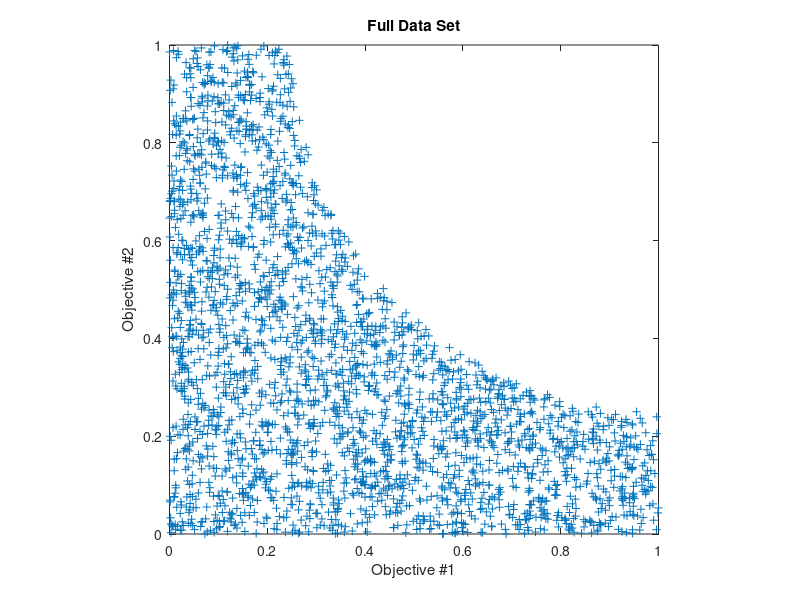
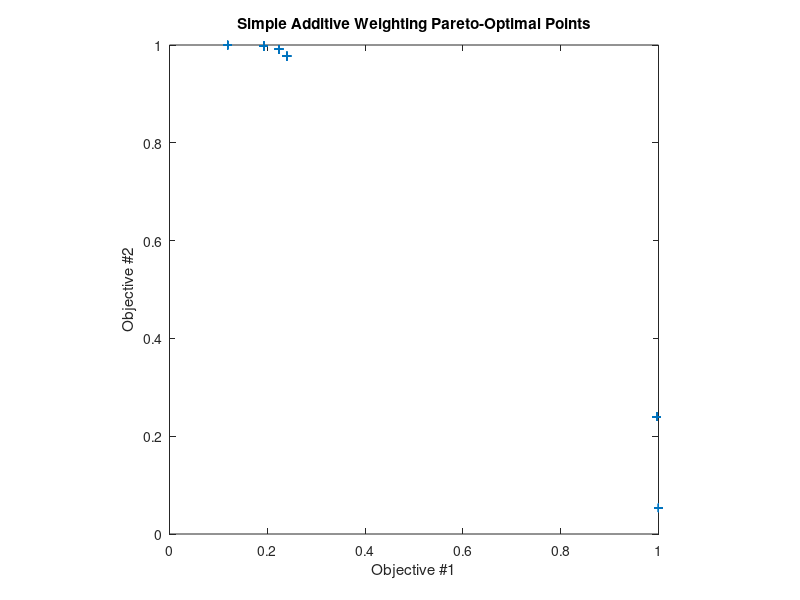
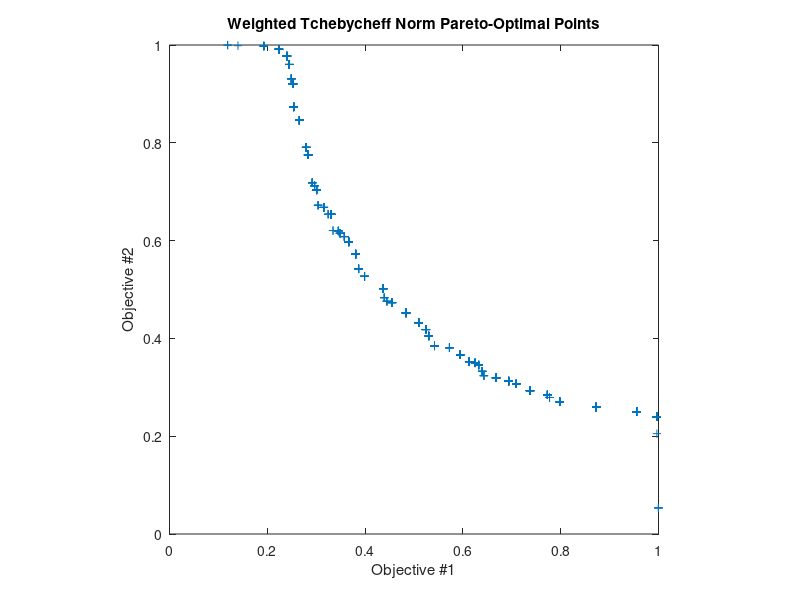

The MATLAB source for these figures, in order:
%TCHEBYCHEFF_TEST provides a proof of concept example of how the simple 
%additive weighting (L1 norm) scheme for a multi-attribute problem is
%flawed compared to the Tchebycheff (infinity) norm, which will identify
%all Pareto-optimal points under varying weights -- even for concave Pareto
%frontiers.
%
%Jarret Lafleur, NASA JSC/EG5, May 2010

%Initialize rand seed (for consistency)
rand('state',0);

y = rand(5000,2);   %Create 5000 possible designs, rated in 2 attributes
exclval = 0.75;     %Radius of circle to exclude

%Remove designs to create a concave Pareto frontier of radius "exclval"
ym1 = y-1;
Rs  = ym1.^2;
sums = sum(Rs,2);
goodinds = find(sums>exclval.^2);
ygood = y(goodinds,:);

%figure(1); plot(y(:,1),y(:,2),'+'); title('Before Filter');
%axis([0 1 0 1]); axis square
figure(2); plot(ygood(:,1),ygood(:,2),'+'); title('Full Data Set');
axis([0 1 0 1]); axis square;
xlabel('Objective #1'); ylabel('Objective #2');

weightlist = linspace(0,1,1000);
for w = 1:length(weightlist)
    w1 = weightlist(w); w2=1-w1;
    wts = [w1 w2]';
    
    %Compute simple additive weighting scores.
    %SAW_scores = w1*ygood(:,1) + w2*ygood(:,2);
    SAW_scores = ygood*wts;     %More general
    [SAW_opts(w),SAW_windex(w)] = max(SAW_scores);
    
    %Compute Tchebycheff norm scores.
    %Assumes the ideal criterion vector is (1,1), which is true here.
    %Tcheb_scores = -max(w1*abs(1-(ygood(:,1))),w2*abs(1-(ygood(:,2))));
    Tcheb_scores = -max(abs(1-ygood).*repmat(wts',size(ygood,1),1),[],2);   %More general
    [Tcheb_opts(w),Tcheb_windex(w)] = max(Tcheb_scores);
end

SAW_paretos = ygood(SAW_windex,:);
Tcheb_paretos = ygood(Tcheb_windex,:);
figure(3); plot(SAW_paretos(:,1),SAW_paretos(:,2),'+');
axis([0 1 0 1]); axis square; title('Simple Additive Weighting Pareto-Optimal Points');
xlabel('Objective #1'); ylabel('Objective #2');

figure(4); plot(Tcheb_paretos(:,1),Tcheb_paretos(:,2),'+');
axis([0 1 0 1]); axis square; title('Weighted Tchebycheff Norm Pareto-Optimal Points');
xlabel('Objective #1'); ylabel('Objective #2');

%x=0:0.01:1;
%y=x;
%[xx,yy]=meshgrid(x,y);
%Tscores = -max(w1*abs(1-(xx)),w2*abs(1-(yy)));
%figure(209)
%pcolor(xx,yy,Tscores); axis square